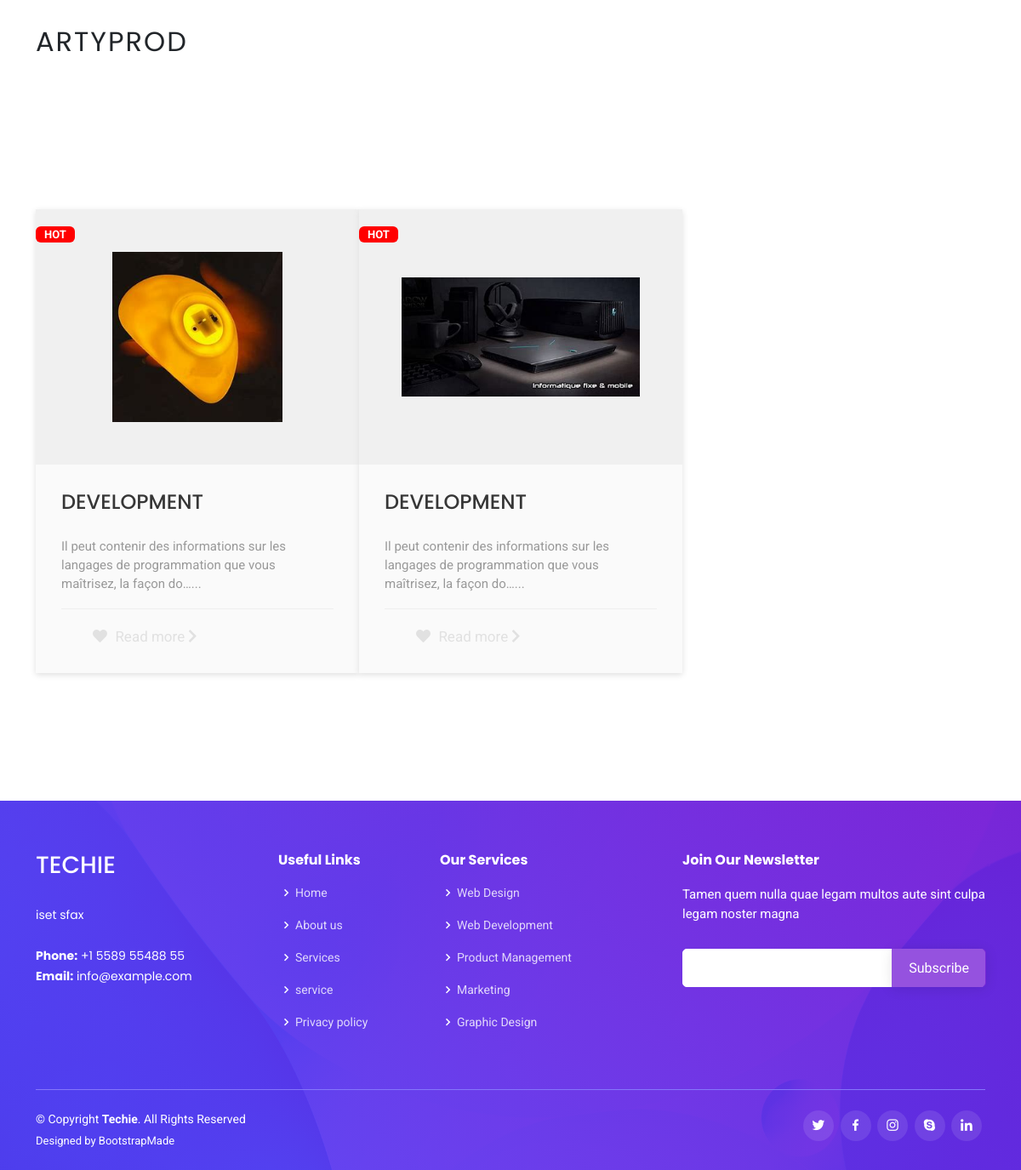
The page /portfolio/ on the database its author committed.
### projet/models.py (models this page shows)
class Portfolio(models.Model):
    titre = models.CharField(max_length=255)
    description = models.TextField()
    image = models.ImageField(upload_to='images/portfolio')
    temoignages = models.TextField()

### projet/views.py (the view)
# urls.py: path('portfolio/', portfolio_view, name='portfolio'),
def portfolio_view(request):
    portfolios = Portfolio.objects.all()
    return render(request, 'Interface/portfolio.html', {'portfolios': portfolios})

### projet/templates/Interface/portfolio.html (shortened to what this page needs)
{% extends 'projet/base.html' %}
{% load static %}
{% block content %}
<head>
  <link rel="stylesheet" href="https://cdnjs.cloudflare.com/ajax/libs/font-awesome/5.15.3/css/all.min.css" />
</head>
      <section id="portfolio" class="portfolio">
        <div class="container" data-aos="fade-up">
          <div class="row">
            {% for portfolio in portfolios %}
            <div class="col-lg-4 col-md-6">
              <div class="product-card">
                <div class="badge">Hot</div>
                <div class="product-tumb">
                  <img src="{{ portfolio.image.url }}" alt="">
                </div>
                <div class="product-details">
                  <h4><a href="">Development</a></h4>
                  <p>{{ portfolio.description|truncatechars:100 }}{% if portfolio.description|length > 100 %}...{% endif %}</p>
                  <div class="product-bottom-details">
                    <div class="product-links">
                      <a href=""><i class="fa fa-heart"></i></a>
                      <a href="{% url 'projet:portfolio_detail' id=portfolio.id %}">Read more <i class="fa fa-chevron-right"></i></a>
                    </div>
                  </div>
                </div>
              </div>
            </div>
            {% endfor %}
          </div>
            </div>
            </section>
            {% endblock content %}

### projet/static/assets/css/style.css (style rules this page uses)
body { font-family: "Open Sans", sans-serif; color: #444444; }
a { color: #5846f9; text-decoration: none; }
h1, h2, h3, h4, h5, h6 { font-family: "Poppins", sans-serif; }
section { padding: 100px 0; overflow: hidden; }

### projet/templates/Interface/portfolio.html (style rules this page uses)
* { -webkit-box-sizing: border-box; box-sizing: border-box; margin: 0; padding: 0; }
body { font-family: 'Roboto', sans-serif; }
a { text-decoration: none; }
.product-card { width: 380px; position: relative; box-shadow: 0 2px 7px #dfdfdf; margin: 50px auto; background: #fafafa; }
.badge { position: absolute; left: 0; top: 20px; text-transform: uppercase; font-size: 13px; font-weight: 700; background: red; color: #fff; padding: 3px 10px; }
.product-tumb { display: flex; align-items: center; justify-content: center; height: 300px; padding: 50px; background: #f0f0f0; }
.product-tumb img { max-width: 100%; max-height: 100%; }
.product-details { padding: 30px; display: flex; flex-direction: column; justify-content: space-between; flex-grow: 1; }
.product-details h4 a { font-weight: 500; display: block; margin-bottom: 18px; text-transform: uppercase; color: #363636; text-decoration: none; transition: 0.3s; }
.product-details p { font-size: 15px; line-height: 22px; margin-bottom: 18px; color: #999; }
.product-bottom-details { overflow: hidden; border-top: 1px solid #eee; padding-top: 20px; margin-top: auto; }
.product-bottom-details div { float: left; width: 50%; }
.product-links { text-align: right; }
.product-links a { display: inline-block; margin-left: 5px; color: #e1e1e1; transition: 0.3s; font-size: 17px; }

### rows shown on the page
Portfolio: image (picture), description "Il peut contenir des informations sur les langages de programmation que vous maîtrisez, la façon do…"
Portfolio: image (picture), description "Il peut contenir des informations sur les langages de programmation que vous maîtrisez, la façon do…"
